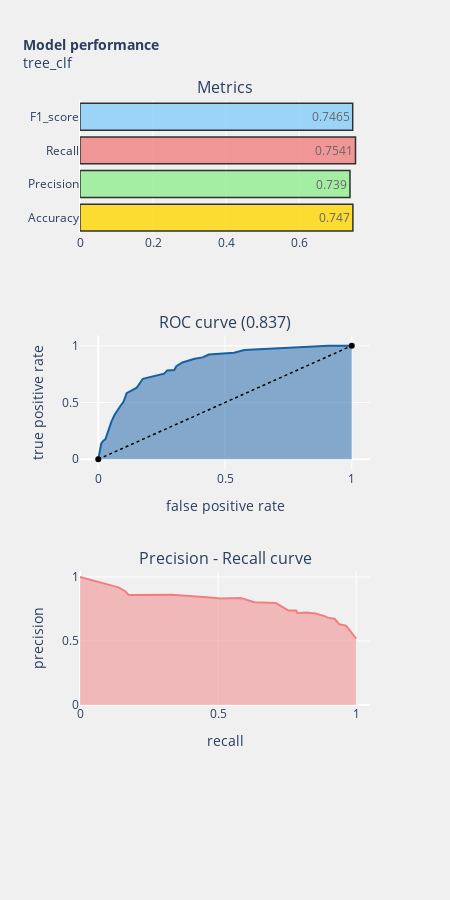

The cell this chart's notebook holds for it:
### Code cell
y_pred = tree_clf.predict(test_r)
y_score = tree_clf.predict_proba(test_r)[:,1]

model_performance_plot('tree_clf')

### Figure 1 — Plotly figure (JSON) as saved in the notebook; plotly's stock layout.template omitted (floating-point values rounded to 4 significant figures)
{"data": [{"marker": {"color": ["gold", "lightgreen", "lightcoral", "lightskyblue"], "line": {"color": "#000000", "width": 1.5}}, "opacity": 0.8, "orientation": "h", "text": [0.747, 0.739, 0.7541, 0.7465], "textposition": "auto", "type": "bar", "x": [0.747, 0.739, 0.7541, 0.7465], "xaxis": "x", "y": ["Accuracy", "Precision", "Recall", "F1_score"], "yaxis": "y"}, {"fill": "tozeroy", "line": {"color": "rgb(22, 96, 167)", "width": 2}, "name": "Roc : ", "type": "scatter", "x": [0, 0.012, 0.02, 0.028, 0.052, 0.064, 0.088, 0.1, 0.112, 0.152, 0.176, 0.26, 0.272, 0.3, 0.308, 0.332, 0.38, 0.408, 0.412, 0.436, 0.536, 0.576, 0.908, 1], "xaxis": "x2", "y": [0, 0.1393, 0.1639, 0.1762, 0.332, 0.3893, 0.4713, 0.5082, 0.582, 0.6311, 0.709, 0.7541, 0.7828, 0.7869, 0.8197, 0.8525, 0.8852, 0.8975, 0.8975, 0.9221, 0.9385, 0.9631, 1, 1], "yaxis": "y2"}, {"line": {"color": "black", "dash": "dot", "width": 1.5}, "type": "scatter", "x": [0, 1], "xaxis": "x2", "y": [0, 1], "yaxis": "y2"}, {"fill": "tozeroy", "line": {"color": "lightcoral", "width": 2}, "name": "Precision[0.51804671 0.62005277 0.63085399 0.67365269 0.67682927 0.68012422\n 0.68224299 0.69453376 0.71477663 0.72202166 0.71910112 0.73745174\n 0.73895582 0.79723502 0.80208333 0.83529412 0.83221477 0.83941606\n 0.85585586 0.86170213 0.86       0.88888889 0.91891892 1.        ]", "type": "scatter", "x": [1, 0.9631, 0.9385, 0.9221, 0.9098, 0.8975, 0.8975, 0.8852, 0.8525, 0.8197, 0.7869, 0.7828, 0.7541, 0.709, 0.6311, 0.582, 0.5082, 0.4713, 0.3893, 0.332, 0.1762, 0.1639, 0.1393, 0], "xaxis": "x3", "y": [0.518, 0.6201, 0.6309, 0.6737, 0.6768, 0.6801, 0.6822, 0.6945, 0.7148, 0.722, 0.7191, 0.7375, 0.739, 0.7972, 0.8021, 0.8353, 0.8322, 0.8394, 0.8559, 0.8617, 0.86, 0.8889, 0.9189, 1], "yaxis": "y3"}], "layout": {"annotations": [{"font": {"size": 16}, "showarrow": false, "text": "Metrics", "x": 0.5, "xanchor": "center", "xref": "paper", "y": 1, "yanchor": "bottom", "yref": "paper"}, {"font": {"size": 16}, "showarrow": false, "text": "ROC curve (0.837)", "x": 0.5, "xanchor": "center", "xref": "paper", "y": 0.6111, "yanchor": "bottom", "yref": "paper"}, {"font": {"size": 16}, "showarrow": false, "text": "Precision - Recall curve", "x": 0.5, "xanchor": "center", "xref": "paper", "y": 0.2222, "yanchor": "bottom", "yref": "paper"}], "autosize": false, "height": 900, "margin": {"b": 195}, "paper_bgcolor": "rgba(240,240,240, 0.95)", "plot_bgcolor": "rgba(240,240,240, 0.95)", "showlegend": false, "title": {"font": {"size": 14}, "text": "<b>Model performance</b><br>tree_clf"}, "width": 450, "xaxis": {"anchor": "y", "domain": [0, 1]}, "xaxis2": {"anchor": "y2", "domain": [0, 1], "title": {"text": "false positive rate"}}, "xaxis3": {"anchor": "y3", "domain": [0, 1], "range": [0, 1.05], "title": {"text": "recall"}}, "yaxis": {"anchor": "x", "domain": [0.7778, 1]}, "yaxis2": {"anchor": "x2", "domain": [0.3889, 0.6111], "title": {"text": "true positive rate"}}, "yaxis3": {"anchor": "x3", "domain": [0, 0.2222], "range": [0, 1.05], "title": {"text": "precision"}}}}
